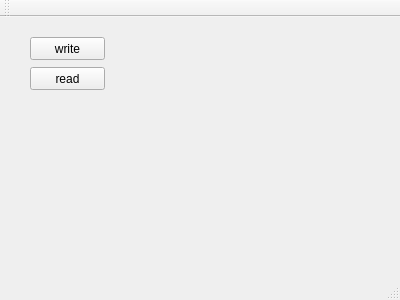
<?xml version="1.0" encoding="UTF-8"?>
<ui version="4.0">
 <class>MainWindow</class>
 <widget class="QMainWindow" name="MainWindow">
  <property name="geometry">
   <rect>
    <x>0</x>
    <y>0</y>
    <width>400</width>
    <height>300</height>
   </rect>
  </property>
  <property name="windowTitle">
   <string>MainWindow</string>
  </property>
  <widget class="QWidget" name="centralWidget">
   <widget class="QPushButton" name="btnWrite">
    <property name="geometry">
     <rect>
      <x>30</x>
      <y>20</y>
      <width>75</width>
      <height>23</height>
     </rect>
    </property>
    <property name="text">
     <string>write</string>
    </property>
   </widget>
   <widget class="QPushButton" name="btnRead">
    <property name="geometry">
     <rect>
      <x>30</x>
      <y>50</y>
      <width>75</width>
      <height>23</height>
     </rect>
    </property>
    <property name="text">
     <string>read</string>
    </property>
   </widget>
  </widget>
  <widget class="QMenuBar" name="menuBar">
   <property name="geometry">
    <rect>
     <x>0</x>
     <y>0</y>
     <width>400</width>
     <height>23</height>
    </rect>
   </property>
  </widget>
  <widget class="QToolBar" name="mainToolBar">
   <attribute name="toolBarArea">
    <enum>TopToolBarArea</enum>
   </attribute>
   <attribute name="toolBarBreak">
    <bool>false</bool>
   </attribute>
  </widget>
  <widget class="QStatusBar" name="statusBar"/>
 </widget>
 <layoutdefault spacing="6" margin="11"/>
 <resources/>
 <connections/>
</ui>
